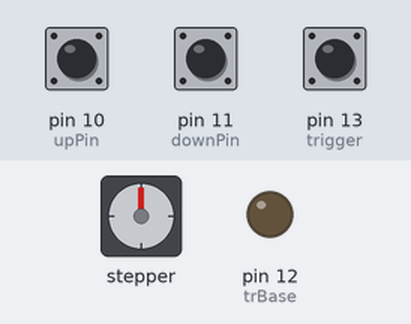
This sketch was run on a simulated Arduino Uno, built with avr-gcc and run on an emulated ATmega328P. On the bench: stepper motor, output pins drawn as LEDs (lit = HIGH). Wiring (inferred from the names in the program): stepper motor driver (200 steps per turn assumed): step pin 6; direction pin 7; enable pin 8. Inputs (shaded band) come from the test bench; at power-on: pin 13 (trigger) HIGH, pin 10 (upPin) HIGH, pin 11 (downPin) HIGH. Pins used as bus, display or sensor lines are not drawn; what the sketch prints to the serial monitor is not drawn.

Above: at 1.2 s.
1.3 s: pin 13 (trigger) pulled LOW for 0.15 s
At 1.37 s:
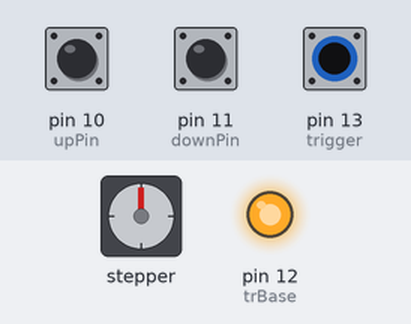
2.9 s: pin 10 (upPin) pulled LOW for 1 s
At 4.8 s:
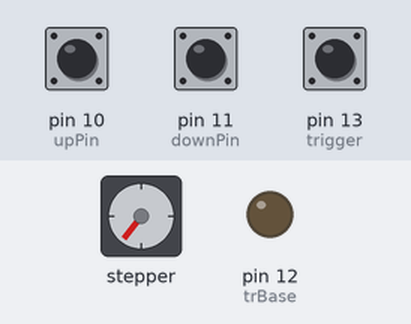
5.4 s: pin 11 (downPin) pulled LOW for 3.2 s
At 9.5 s:
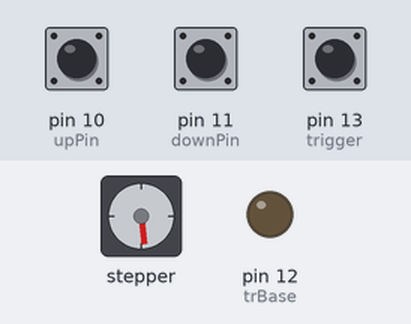
10.1 s: pin 13 (trigger) pulled LOW for 1 s
At 10.9 s:
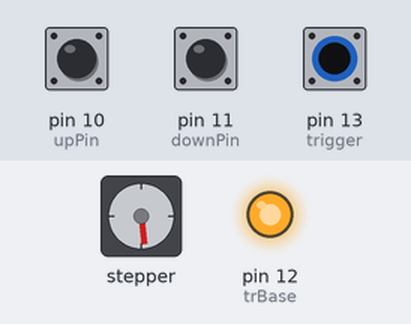
12.6 s: pin 11 (downPin) pulled LOW for 1 s
At 14.6 s:
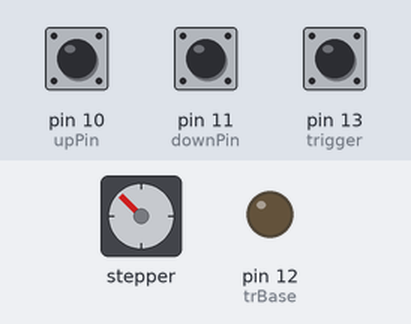
15.1 s: pin 13 (trigger) pulled LOW for 0.15 s
At 15.17 s:
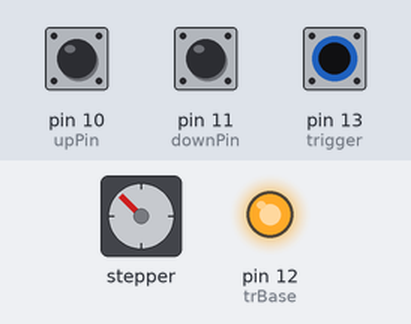
Timing chart, 0 to 17.7 s (numbered marks = the images above; inputs shaded):
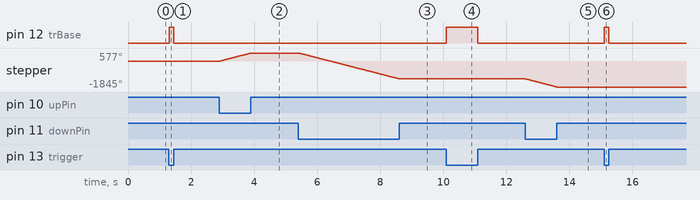

The sketch:

stepper_shield_test.ino
```cpp
const int MS1pin = 3;
const int MS2pin = 4;
const int MS3pin = 5;
const int stepPinX = 6;
const int dirPinX = 7;
const int enablePin = 8;
const int upPin = 10;
const int downPin = 11;
const int trBase = 12;
const int trigger = 13;


void setup() {
  // put your setup code here, to run once:
pinMode(3, OUTPUT);
pinMode(4, OUTPUT);
pinMode(5, OUTPUT);
pinMode(6, OUTPUT);
pinMode(7, OUTPUT);
pinMode(8, OUTPUT);
pinMode(10, INPUT);
pinMode(11, INPUT);
pinMode(12, OUTPUT);
pinMode(13, INPUT);
Serial.begin(9600);

digitalWrite(MS1pin,HIGH);
digitalWrite(MS2pin,HIGH);
digitalWrite(MS3pin,HIGH);
digitalWrite(enablePin, LOW);
digitalWrite(10, HIGH);
digitalWrite(11, HIGH);
digitalWrite(13, HIGH);
}

void loop() {
  // put your main code here, to run repeatedly:
  digitalWrite(trigger,HIGH);
  if(digitalRead(upPin)==LOW){
    digitalWrite(dirPinX, HIGH);
    digitalWrite(stepPinX, HIGH);
    delayMicroseconds(500);
    digitalWrite(stepPinX, LOW);
    delayMicroseconds(500);
  }
  if(digitalRead(downPin)==LOW){
    digitalWrite(dirPinX, LOW);
    digitalWrite(stepPinX, HIGH);
    delayMicroseconds(500);
    digitalWrite(stepPinX, LOW);
    delayMicroseconds(500);
  }
  if(digitalRead(trigger)==LOW){
    digitalWrite(trBase, HIGH);
    Serial.write("ON");
  }
    else{
      digitalWrite(trBase,LOW);
      Serial.write("OFF");
    }
}
```

Measured:
- after the input at 1.3 s, pin 12 (trBase): LOW → HIGH at once, → LOW 0.15 s later
- after the input at 2.9 s, stepper: turns 577° clockwise in 1.0 s, starting at once
- after the input at 5.4 s, stepper: turns 1844° counter-clockwise in 3.2 s, starting at once
- after the input at 10.1 s, pin 12 (trBase): LOW → HIGH at once, → LOW 1.0 s later
- after the input at 12.6 s, stepper: turns 578° counter-clockwise in 1.0 s, starting at once
- after the input at 15.1 s, pin 12 (trBase): LOW → HIGH at once, → LOW 0.15 s later
